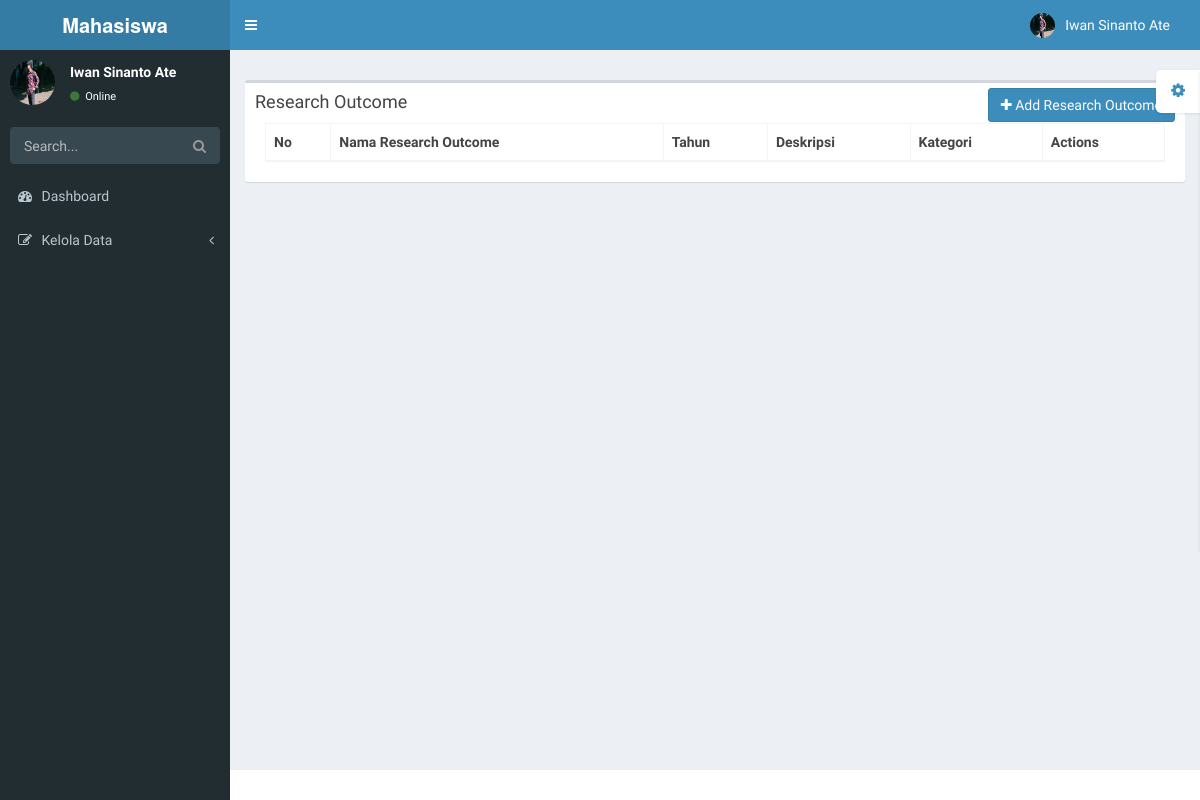
/pages/kelola-data/research-outcome.php (signed in), run on an earlier commit of the app's database.
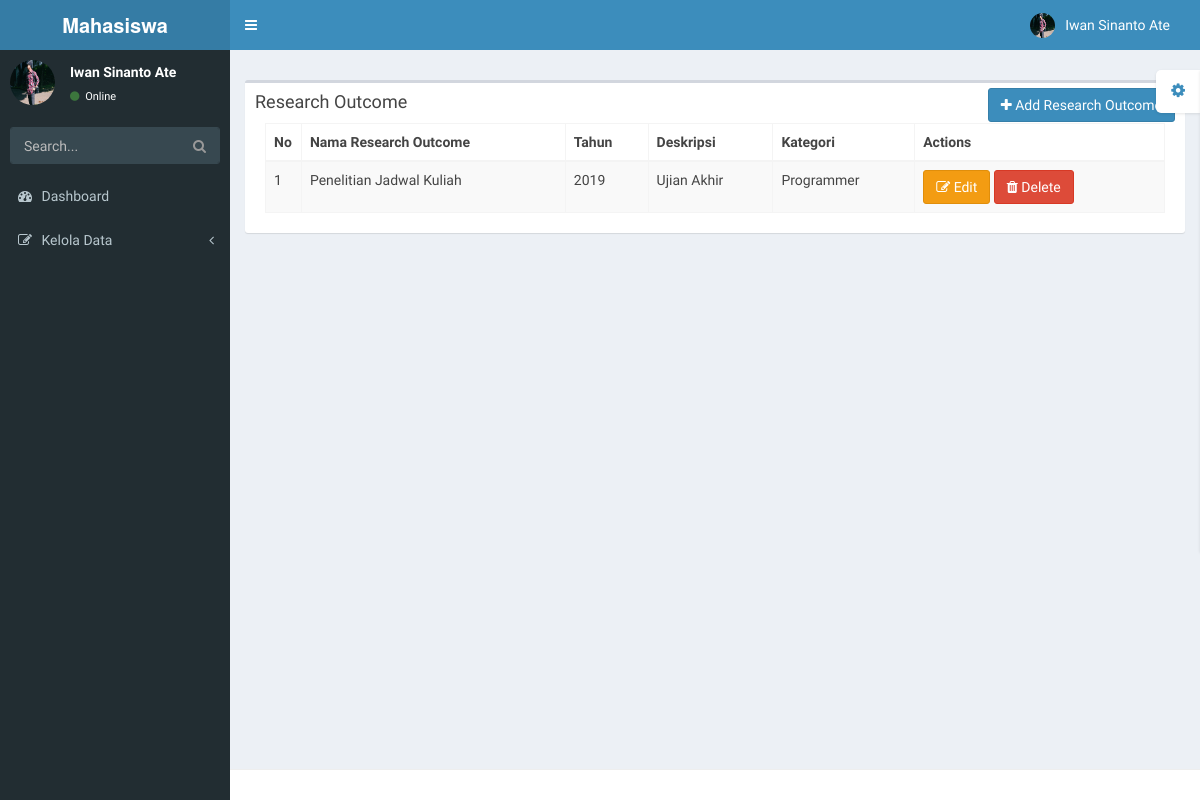
And on a later commit of the database.
### tables this page shows
CREATE TABLE `research_outcome` (
  `id_research_outcome` int(5) NOT NULL,
  `nama_research_outcome` varchar(30) NOT NULL,
  `tahun` varchar(10) NOT NULL,
  `deskripsi` text NOT NULL,
  `kategori` varchar(50) NOT NULL,
  `id_user` int(11) NOT NULL
);

### config/database.php (called while the page is built, shortened)
<?php
	$database 	= "mhs";
?>

### config/kelola-data/research-outcome.php (called while the page is built, shortened)
<?php
	class research_outcome {
		var $table	= "research_outcome";
		function search_by_field ($field, $param) {
			$data = mysqli_query($connection, "SELECT * FROM " . $this->table . " WHERE $field='$param'");
			if(mysqli_num_rows($data) == 0) return null;
			while($d = mysqli_fetch_array($data)) $result[] = $d;
			return $result;
		}
	}
?>

### pages/kelola-data/research-outcome.php (the view, shortened to what this page needs)
<?php include '../static/top.php';
include '../../config/kelola-data/research-outcome.php';
        $db     = new research_outcome();
          $table    = 'research_outcome';?>
    <section class="content">
      <div class="row">
        <div class="col-xs-12">
          <div class="box">
            <div class="box-header">
              <h3 class="box-title">Research Outcome</h3>
              <div class="pull-right box-tools">
                <button class="btn btn-primary btn-md" data-toggle="modal" data-target="#modalAdd"><i class="fa fa-plus"> </i> Add Research Outcome</button>
            </div>
            <div class="box-body">
              <table class="table table-bordered table-striped">
                <thead>
                  <tr>
                    <th>No</th>
                    <th>Nama Research Outcome</th>
                    <th>Tahun</th>
                    <th>Deskripsi</th>
                    <th>Kategori</th>
                    <th>Actions</th>
                  </tr>
                </thead>
                <tbody>
                    <?php
                        $no = 1;
                        if($db->search_by_field('id_user' , $_SESSION['user']) != null) {
                            foreach($db->search_by_field('id_user' , $_SESSION['user']) as $show) {
                    ?>
                      <tr>
                        <td width="4%"><?php echo $no++; ?></td>
                        <td><?php echo $show['nama_research_outcome']; ?></td>
                        <td><?php echo $show['tahun']; ?></td>
                         <td><?php echo $show['deskripsi']; ?></td>
                         <td><?php echo $show['kategori']; ?></td>
                        <td>
                            <a href="#editResearch" class="btn  btn-warning btn-md" data-toggle="modal" data-target="#modalEdit-<?php echo $show['id_research_outcome']; ?>"><i class="fa fa-edit" data-toggle="tooltip" title="Edit"></i> Edit</a>
                            <a href="#deleteResearch" class="btn  btn-danger btn-md" data-toggle="modal" data-target="#modalDelete-<?php echo $show['id_research_outcome']; ?>"><i class="fa fa-trash" data-toggle="tooltip" title="Delete"></i> Delete</a>
                        </td>
                      </tr>
                              <?php
                                      }
                                  }
                              ?>
                    </tbody>
              </table>
            </div>
          </div>
        </div>
      </div>
    </section>
<?php include '../static/bot.php'; ?>

What changed in the data, as far as the page shows it:
added research_outcome: nama_research_outcome "Penelitian Jadwal Kuliah", tahun "2019", deskripsi "Ujian Akhir", kategori "Programmer"
